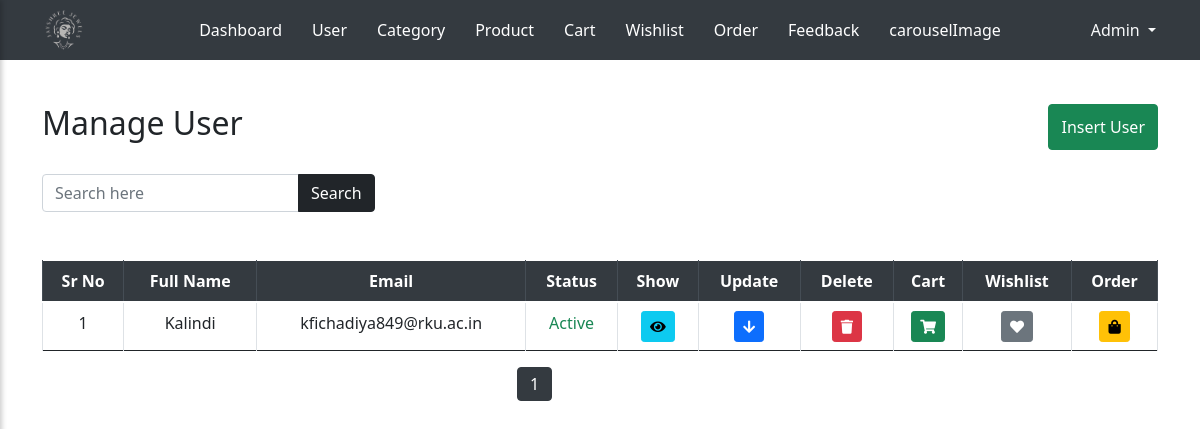
The page /admin/user.php on the database as committed earlier.
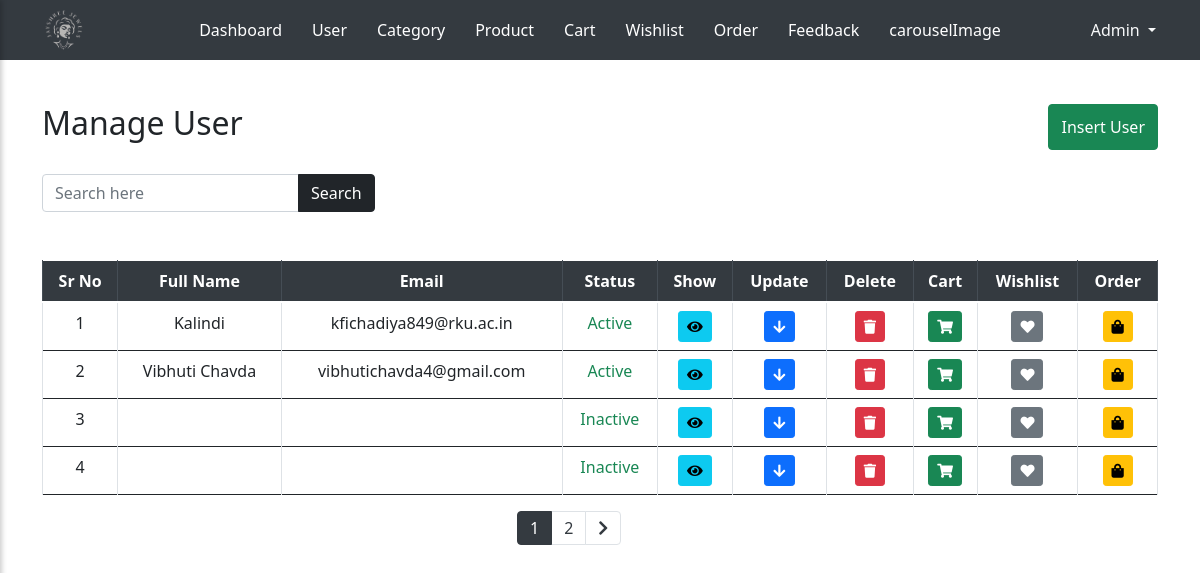
The same page on the database as committed later.
### tables this page shows
CREATE TABLE `user_tbl` (
  `u_id` int(5) NOT NULL,
  `u_fullname` varchar(100) NOT NULL,
  `u_gender` varchar(10) NOT NULL,
  `u_email` varchar(100) NOT NULL,
  `u_mobile` varchar(10) NOT NULL,
  `u_address` varchar(500) NOT NULL,
  `u_city` varchar(30) NOT NULL,
  `u_state` varchar(30) NOT NULL,
  `u_pincode` varchar(6) NOT NULL,
  `u_password` varchar(12) NOT NULL,
  `u_image` varchar(200) NOT NULL,
  `u_status` varchar(20) NOT NULL,
  `u_role` varchar(10) NOT NULL
);

### admin/user.php (the view, shortened to what this page needs)
<?php
include_once 'header.php';
?>
<div class="container mt-5 pt-2">
    <div class="row mt-5 mb-4">
        <div class="col-12 col-md-6 d-flex justify-content-center justify-content-md-start mb-2 mb-md-0">
            <h2 class="text-center text-md-left">Manage User</h2>
        </div>
        <div class="col-12 col-md-6 d-flex justify-content-center justify-content-md-end">
            <button id="toggleFormBtnI" class="btn btn-success">Insert User</button>
        </div>
    </div>
    <div class="d-flex justify-content-between align-items-center mb-3">
        <form method="GET" action="" class="d-flex align-items-center">
            <div class="input-group">
                <input type="text" name="search" class="form-control" placeholder="Search here"
                    value="<?php echo isset($_GET['search']) ? $_GET['search'] : ''; ?>">
                <div class="input-group-append">
                    <button class="btn btn-dark" type="submit">Search</button>
                </div>
            </div>
        </form>
    </div>
    <div class="row mt-5">
        <div class="col-12">
            <div class="table-responsive">
                <table class="table table-bordered text-center align-middle">
                    <thead class="thead-dark">
                        <tr>
                            <th scope="col">Sr No</th>
                            <th scope="col">Full Name</th>
                            <th scope="col">Email</th>
                            <th scope="col">Status</th>
                            <th scope="col">Show</th>
                            <th scope="col">Update</th>
                            <th scope="col">Delete</th>
                            <th scope="col">Cart</th>
                            <th scope="col">Wishlist</th>
                            <th scope="col">Order</th>
                        </tr>
                    </thead>
                    <tbody>
                        <?php
                            $search = isset($_GET['search']) ? $_GET['search'] : '';
                            $search_query = '';
                            $q = "Select * from user_tbl $search_query";
                            $result = mysqli_query($con, $q);
                            $q1 = "SELECT * FROM user_tbl $search_query";
                            $result1 = mysqli_query($con, $q1);
                            $total_records = mysqli_num_rows($result1);
                            $records_per_page = 2;
                            $total_pages = ceil($total_records / $records_per_page);
                            $page = isset($_GET['page']) ? $_GET['page'] : 1;
                            while ($r = mysqli_fetch_assoc($result)) {
                            ?>
                            <tr>
                                <td><?php echo $r['u_id']; ?></td>
                                <td><?php echo $r['u_fullname']; ?></td>
                                <td><?php echo $r['u_email']; ?></td>
                                <td><span class="status-text text-success"><?php echo $r['u_status']; ?></span></td>
                                <td>
                                    <button class="btn btn-info btn-sm show-btn"
                                        data-target="#detailRow<?php echo $r['u_id']; ?>"><i
                                            class="fas fa-eye"></i></button>
                                </td>
                                <td>
                                    <button class="btn btn-primary btn-sm update-btn"
                                        data-target-update="#updateRow<?php echo $r['u_id']; ?>">
                                        <i class="fas fa-arrow-down "></i></button>
                                </td>
                                <td>
                                    <button class="btn btn-danger btn-sm"><i class="fas fa-trash"></i></button>
                                </td>
                                <td>
                                    <button class="btn btn-success btn-sm"><i class="fas fa-shopping-cart"></i></button>
                                </td>
                                <td>
                                    <button class="btn btn-secondary btn-sm"><i class="fas fa-heart"></i></button>
                                </td>
                                <td>
                                    <button class="btn btn-warning btn-sm"><i class="fas fa-shopping-bag"></i></button>
                                </td>
                            </tr>
                            <?php
                        }
                        ?>
                    </tbody>
                </table>
            </div>
            <div class="row">
                <div class="col-md-5"></div>
                <nav class="col-md-2">
                    <ul class="pagination">
                        <?php
                        for ($i = 1; $i <= $total_pages; $i++) {
                            echo "<li class='page-item " . ($i == $page ? 'active' : '') . "'><a class='page-link' href='?page=" . $i . "&search=" . $search . "'>" . $i . "</a></li>";
                        }
                        if ($page < $total_pages) {
                            echo "<li class='page-item'><a class='page-link' href='?page=" . ($page + 1) . "&search=" . $search . "'><i class='fa fa-chevron-right'></i></a></li>";
                        }
                        ?>
                    </ul>
                </nav>
                <div class="col-md-5"></div>
            </div>
        </div>
    </div>
    </body>
    </html>

### admin/header.php (shortened to what this page needs)
<!DOCTYPE html>
<html lang="en">
<head>
    <link rel="stylesheet" href="https://cdnjs.cloudflare.com/ajax/libs/font-awesome/5.15.4/css/all.min.css">
    <link rel="stylesheet" href="https://stackpath.bootstrapcdn.com/bootstrap/4.5.2/css/bootstrap.min.css">
    <link rel="stylesheet" href="../css/admin_style.css">
    <link rel="stylesheet" href="../css/bootstrap.min.css">
</head>
<body>
    <div class="header">
        <div class="header-left ml-4">
            <a href="index.php" class="logo">
                <img src="../images/logo.png" alt="Jayshree Jewels Logo" class="logo-img">
            </a>
        </div>
        <div class="header-middle">
            <nav>
                <ul class="nav-links">
                    <li><a href="index.php">Dashboard</a></li>
                    <li><a href="user.php">User</a></li>
                    <li><a href="category.php">Category</a></li>
                    <li><a href="product.php">Product</a></li>
                    <li><a href="cart.php">Cart</a></li>
                    <li><a href="wishlist.php">Wishlist</a></li>
                    <li><a href="order.php">Order</a></li>
                    <li><a href="feedback.php">Feedback</a></li>
                    <li><a href="carouselimage.php">carouselImage</a></li>
                </ul>
            </nav>
        </div>
        <div class="header-right mr-4">
            <div class="dropdown">
                <a class="text-light dropdown-toggle" href="#" id="adminDropdown" role="button"
                    data-bs-toggle="dropdown" aria-expanded="false">
                    Admin
                </a>
            </div>
        </div>
    </div>

### css/admin_style.css (style rules this page uses)
.header { width: 100%; background-color: #343a40; color: #fff; padding: 10px 20px; display: flex; justify-content: space-between; align-items: center; height: 60px; position: fixed; top: 0; left: 0; z-index: 1000; }
.header-left { flex: 1; display: flex; align-items: center; }
.header-middle { flex: 2; display: flex; justify-content: center; }
.header-right { flex: 1; display: flex; justify-content: flex-end; align-items: center; }
.header .logo-img { height: 40px; }
.nav-links { display: flex; list-style-type: none; margin: 0; padding: 0; }
.nav-links li { margin: 0 15px; }
.nav-links li a { color: #fff; text-decoration: none; font-size: 16px; transition: color 0.3s; }
thead { background-color: #494e53; color: #fff; }
.pagination .page-link { color: #343a40; }
.pagination .page-item.active .page-link { background-color: #343a40; border-color: #343a40; color: #fff; }

Rows that differ between the two databases and show on the page:
added user_tbl: u_id "2", u_fullname "Vibhuti Chavda", u_email "vibhutichavda4@gmail.com", u_status "Active"
added user_tbl: u_id "3", u_status "Inactive"
added user_tbl: u_id "4", u_status "Inactive"
Other text that changed with them:
new list line: "2"
